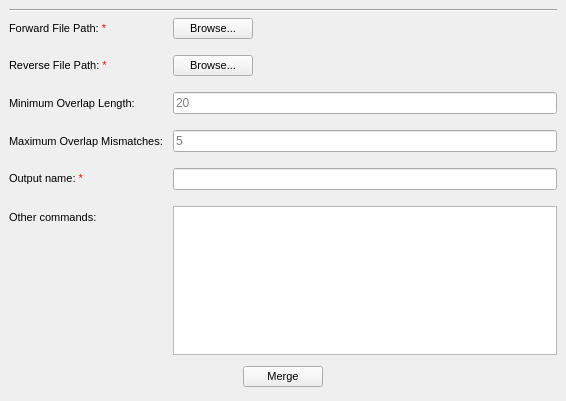
<?xml version="1.0" encoding="UTF-8"?>
<ui version="4.0">
 <class>Merging</class>
 <widget class="QMainWindow" name="Merging">
  <property name="geometry">
   <rect>
    <x>0</x>
    <y>0</y>
    <width>566</width>
    <height>401</height>
   </rect>
  </property>
  <property name="windowTitle">
   <string>Merging paired end reads</string>
  </property>
  <widget class="QWidget" name="centralwidget">
   <layout class="QVBoxLayout" name="verticalLayout">
    <item>
     <widget class="Line" name="line">
      <property name="orientation">
       <enum>Qt::Horizontal</enum>
      </property>
     </widget>
    </item>
    <item>
     <widget class="QFrame" name="frame">
      <property name="frameShape">
       <enum>QFrame::NoFrame</enum>
      </property>
      <property name="frameShadow">
       <enum>QFrame::Plain</enum>
      </property>
      <layout class="QFormLayout" name="formLayout">
       <property name="horizontalSpacing">
        <number>10</number>
       </property>
       <property name="verticalSpacing">
        <number>16</number>
       </property>
       <property name="leftMargin">
        <number>0</number>
       </property>
       <property name="topMargin">
        <number>0</number>
       </property>
       <property name="rightMargin">
        <number>0</number>
       </property>
       <property name="bottomMargin">
        <number>0</number>
       </property>
       <item row="0" column="0">
        <widget class="QLabel" name="label_filenameforward">
         <property name="font">
          <font>
           <pointsize>8</pointsize>
          </font>
         </property>
         <property name="text">
          <string>&lt;span style=&quot;color: black;&quot;&gt;Forward File Path: &lt;/span&gt;&lt;span style=&quot;color: red;&quot;&gt;*&lt;/span&gt;</string>
         </property>
         <property name="textFormat">
          <enum>Qt::RichText</enum>
         </property>
        </widget>
       </item>
       <item row="0" column="1">
        <widget class="QFrame" name="frame_2">
         <property name="frameShape">
          <enum>QFrame::NoFrame</enum>
         </property>
         <property name="frameShadow">
          <enum>QFrame::Plain</enum>
         </property>
         <layout class="QHBoxLayout" name="horizontalLayout">
          <property name="spacing">
           <number>0</number>
          </property>
          <property name="leftMargin">
           <number>0</number>
          </property>
          <property name="topMargin">
           <number>0</number>
          </property>
          <property name="rightMargin">
           <number>0</number>
          </property>
          <property name="bottomMargin">
           <number>0</number>
          </property>
          <item>
           <widget class="QPushButton" name="pushButton_loadforwardfile">
            <property name="font">
             <font>
              <pointsize>8</pointsize>
             </font>
            </property>
            <property name="cursor">
             <cursorShape>PointingHandCursor</cursorShape>
            </property>
            <property name="text">
             <string>Browse...</string>
            </property>
           </widget>
          </item>
          <item>
           <spacer name="horizontalSpacer">
            <property name="orientation">
             <enum>Qt::Horizontal</enum>
            </property>
            <property name="sizeHint" stdset="0">
             <size>
              <width>255</width>
              <height>20</height>
             </size>
            </property>
           </spacer>
          </item>
         </layout>
        </widget>
       </item>
       <item row="1" column="0">
        <widget class="QLabel" name="label_filenamereverse">
         <property name="font">
          <font>
           <pointsize>8</pointsize>
          </font>
         </property>
         <property name="text">
          <string>
&lt;span style=&quot;color: black;&quot;&gt;Reverse File Path: &lt;/span&gt;&lt;span style=&quot;color: red;&quot;&gt;*&lt;/span&gt;</string>
         </property>
         <property name="textFormat">
          <enum>Qt::RichText</enum>
         </property>
        </widget>
       </item>
       <item row="1" column="1">
        <widget class="QFrame" name="frame_3">
         <property name="frameShape">
          <enum>QFrame::NoFrame</enum>
         </property>
         <property name="frameShadow">
          <enum>QFrame::Plain</enum>
         </property>
         <layout class="QHBoxLayout" name="horizontalLayout_2">
          <property name="spacing">
           <number>0</number>
          </property>
          <property name="leftMargin">
           <number>0</number>
          </property>
          <property name="topMargin">
           <number>0</number>
          </property>
          <property name="rightMargin">
           <number>0</number>
          </property>
          <property name="bottomMargin">
           <number>0</number>
          </property>
          <item>
           <widget class="QPushButton" name="pushButton_loadreversefile">
            <property name="font">
             <font>
              <pointsize>8</pointsize>
             </font>
            </property>
            <property name="cursor">
             <cursorShape>PointingHandCursor</cursorShape>
            </property>
            <property name="text">
             <string>Browse...</string>
            </property>
           </widget>
          </item>
          <item>
           <spacer name="horizontalSpacer_2">
            <property name="orientation">
             <enum>Qt::Horizontal</enum>
            </property>
            <property name="sizeHint" stdset="0">
             <size>
              <width>257</width>
              <height>20</height>
             </size>
            </property>
           </spacer>
          </item>
         </layout>
        </widget>
       </item>
       <item row="4" column="0">
        <widget class="QLabel" name="label_outname">
         <property name="font">
          <font>
           <pointsize>8</pointsize>
          </font>
         </property>
         <property name="text">
          <string>&lt;span style=&quot;color: black;&quot;&gt;Output name: &lt;/span&gt;&lt;span style=&quot;color: red;&quot;&gt;*&lt;/span&gt;</string>
         </property>
         <property name="textFormat">
          <enum>Qt::RichText</enum>
         </property>
        </widget>
       </item>
       <item row="4" column="1">
        <widget class="QLineEdit" name="lineEdit_name"/>
       </item>
       <item row="2" column="0">
        <widget class="QLabel" name="label">
         <property name="font">
          <font>
           <pointsize>8</pointsize>
          </font>
         </property>
         <property name="text">
          <string>Minimum Overlap Length:</string>
         </property>
        </widget>
       </item>
       <item row="2" column="1">
        <widget class="QLineEdit" name="lineEdit_min_overlap_le">
         <property name="text">
          <string/>
         </property>
         <property name="placeholderText">
          <string>20</string>
         </property>
        </widget>
       </item>
       <item row="3" column="0">
        <widget class="QLabel" name="label_2">
         <property name="font">
          <font>
           <pointsize>8</pointsize>
          </font>
         </property>
         <property name="text">
          <string>Maximum Overlap Mismatches:</string>
         </property>
        </widget>
       </item>
       <item row="3" column="1">
        <widget class="QLineEdit" name="lineEdit_max_overlap_mismatch">
         <property name="text">
          <string/>
         </property>
         <property name="placeholderText">
          <string>5</string>
         </property>
        </widget>
       </item>
       <item row="5" column="0">
        <widget class="QLabel" name="label_3">
         <property name="font">
          <font>
           <pointsize>8</pointsize>
          </font>
         </property>
         <property name="text">
          <string>Other commands:</string>
         </property>
        </widget>
       </item>
       <item row="5" column="1">
        <widget class="QTextEdit" name="textEdit_other_commands"/>
       </item>
      </layout>
     </widget>
    </item>
    <item>
     <widget class="QFrame" name="frame_4">
      <property name="frameShape">
       <enum>QFrame::NoFrame</enum>
      </property>
      <property name="frameShadow">
       <enum>QFrame::Plain</enum>
      </property>
      <layout class="QHBoxLayout" name="horizontalLayout_3">
       <property name="spacing">
        <number>5</number>
       </property>
       <property name="leftMargin">
        <number>5</number>
       </property>
       <property name="topMargin">
        <number>5</number>
       </property>
       <property name="rightMargin">
        <number>5</number>
       </property>
       <property name="bottomMargin">
        <number>5</number>
       </property>
       <item alignment="Qt::AlignHCenter">
        <widget class="QPushButton" name="pushButton_run">
         <property name="font">
          <font>
           <pointsize>8</pointsize>
          </font>
         </property>
         <property name="cursor">
          <cursorShape>PointingHandCursor</cursorShape>
         </property>
         <property name="text">
          <string>Merge</string>
         </property>
        </widget>
       </item>
      </layout>
     </widget>
    </item>
   </layout>
  </widget>
  <widget class="QMenuBar" name="menubar">
   <property name="geometry">
    <rect>
     <x>0</x>
     <y>0</y>
     <width>566</width>
     <height>26</height>
    </rect>
   </property>
  </widget>
 </widget>
 <resources/>
 <connections/>
</ui>
